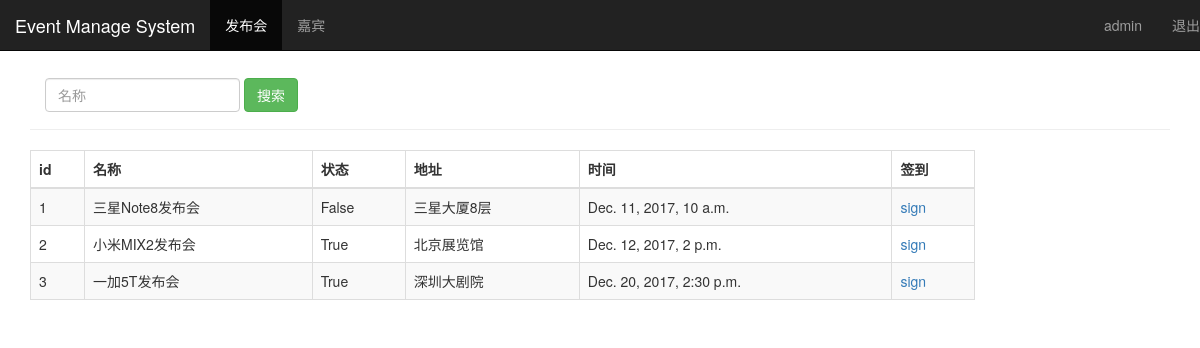
The page /event_manage/ (signed in) on the database its author committed.
### sign/models.py (models this page shows, shortened)
class Event(models.Model):
    name = models.CharField(max_length=100)     #发布会标题
    limit = models.IntegerField()   #参加人数
    status = models.BooleanField()  #状态
    address = models.CharField(max_length=200)   #发布会地址
    start_time = models.DateTimeField('events time')    #发布会时间
    create_time = models.DateTimeField(auto_now=True)   #创建时间（自动获取当前时间）

### sign/views.py (the view)
# urls.py: url(r'^event_manage/$', views.event_manage),
@login_required  # 装饰器，用于设置成功页必须登录才能访问
def event_manage(request):
    event_list = Event.objects.all()
    username = request.session.get('user', '')  # 读取浏览器session
    return render(request, 'event_manage.html', {'user': username, 'events': event_list})

### sign/templates/event_manage.html (shortened to what this page needs)
<!DOCTYPE html>
<html>
	<head>
		{% load bootstrap3 %}
		{% bootstrap_css %}
	</head>
	<body role="document">
		<div class="container">
			<nav class="navbar navbar-inverse navbar-fixed-top">
					<div class="navbar-header">
						<a href="/event_manage/" class="navbar-brand">Event Manage System</a>
					</div>
					<div id="navbar" class="collapse navbar-collapse" aria-expanded="false">
						<ul class="nav navbar-nav">
							<li class="active"><a href="#">发布会</a></li>
							<li><a href="/guest_manage/">嘉宾</a></li>
						</ul>
						<ul class="nav navbar-nav navbar-right">
							<li><a href="#">{{user}}</a></li>
							<li><a href="/logout/">退出</a></li>
						</ul>
					</div>
			</nav>
			<div class="page-header" style="padding-top: 30px;">
				<form class="navbar-form" method="get" action="/search_name/" style="padding-left: 15px;">
					<div class="form-group">
						<input type="text" name="name" placeholder="名称" class="form-control" />
					</div>
					<button class="btn btn-success" type="submit">搜索</button>
				</form>
			</div>
			<div class="row">
				<div class="col-md-10">
					<table class="table table-striped table-bordered">
						<thead>
							<tr>
								<th>id</th>
								<th>名称</th>
								<th>状态</th>
								<th>地址</th>
								<th>时间</th>
								<th>签到</th>
							</tr>
							<tbody>
								{% for event in events %}
								<tr>
									<td>{{ event.id }}</td>
									<td>{{ event.name }}</td>
									<td>{{ event.status }}</td>
									<td>{{ event.address }}</td>
									<td>{{ event.start_time }}</td>
									<td>
										<a href="/sign_index/{{ event.id }}/" target="{{ event.id }}_blank">
											sign
										</a>
									</td>
								</tr>
								{% endfor %}
							</tbody>
						</thead>
					</table>
				</div>
			</div>
		</div>
	</body>
</html>

### rows shown on the page
Event: id "1", name "三星Note8发布会", status "False", address "三星大厦8层", start_time "Dec. 11, 2017, 10 a.m."
Event: id "2", name "小米MIX2发布会", status "True", address "北京展览馆", start_time "Dec. 12, 2017, 2 p.m."
Event: id "3", name "一加5T发布会", status "True", address "深圳大剧院", start_time "Dec. 20, 2017, 2:30 p.m."

### other values the page prints
{{ user }} "admin"
